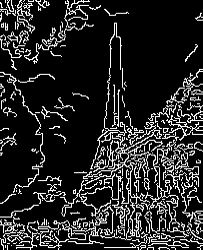
#> input picture Media/rot.png, 203 x 250 px
$ python convert.py Media/rot.png Media/rot.png
#> lines starting #> are read from the running program, lines starting #| are printed output that depends on the picture
import cv2
import numpy as np
import sys
from PIL import Image
imageFull=sys.argv[1]
imgname=sys.argv[2]
img = cv2.imread(sys.argv[1])
#> img is the input picture: shape (250, 203, 3); min 0, max 255, mean 39.7
#print(type(img))
img = cv2.cvtColor(img, cv2.COLOR_BGR2RGB)
con = cv2.Canny(img, 100, 200)
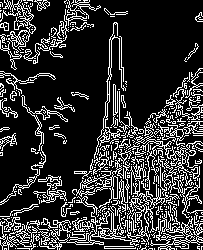
#> con: shape (250, 203); 20% white in thin lines or dots
#print(type(con))
im=Image.fromarray(con)
im=im.resize((203,250))
#203 250
imgsav=imageFull.replace(imgname,"rot.png")
im.save(imgsav)
print("/Media/rot.png")
